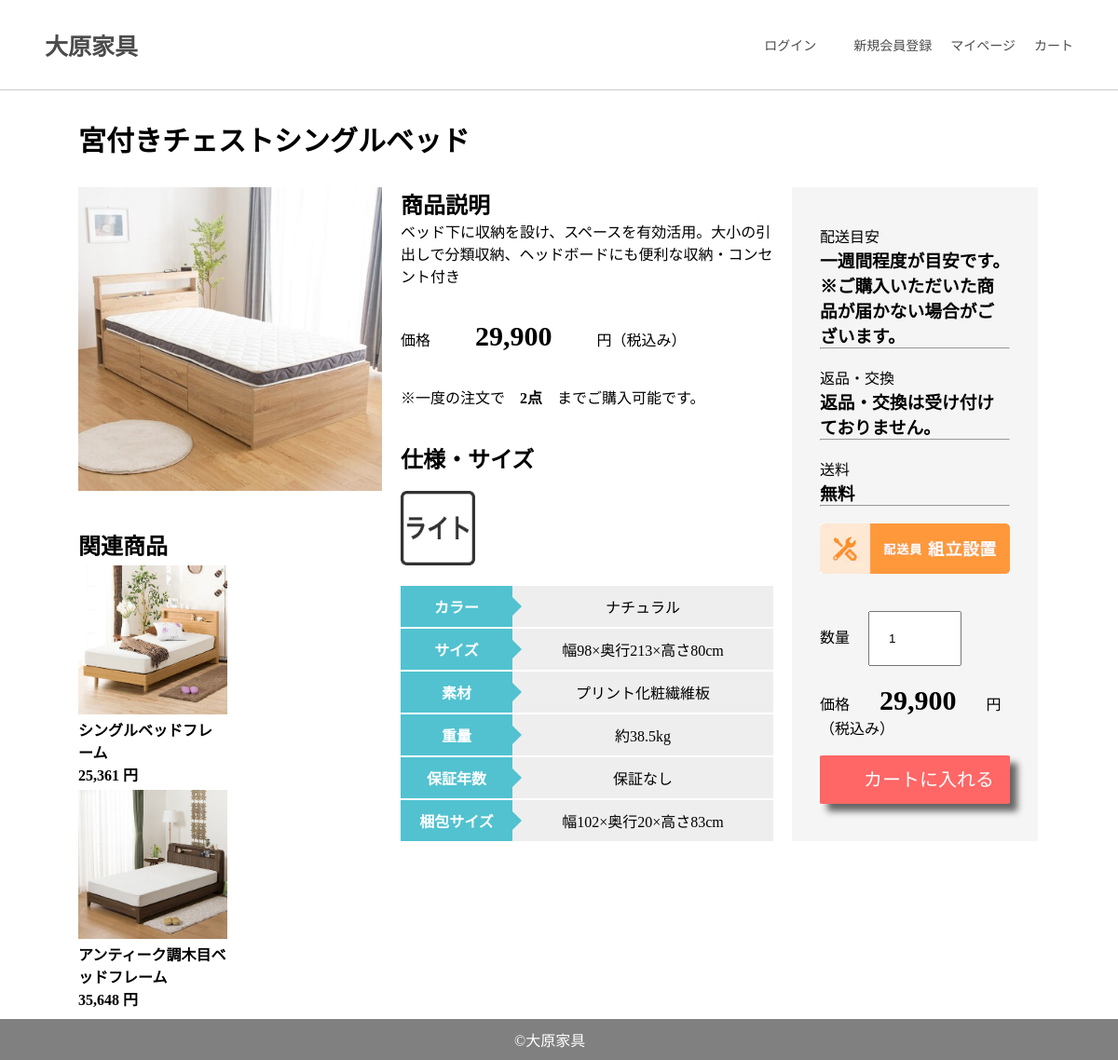
The app's page /goods_details.php?id=3 with its own data.
### tables this page shows
CREATE TABLE `goods` (
  `id` int(11) NOT NULL,
  `name` varchar(50) NOT NULL,
  `image` varchar(50) NOT NULL,
  `discription` varchar(255) NOT NULL,
  `price` int(10) NOT NULL,
  `i_image` varchar(50) NOT NULL,
  `color` varchar(50) NOT NULL,
  `size` varchar(255) NOT NULL,
  `material` varchar(50) NOT NULL,
  `weight` varchar(50) NOT NULL,
  `p_size` varchar(255) NOT NULL,
  `category` varchar(50) NOT NULL
);

### goods_details.php (the view, shortened to what this page needs)
<!DOCTYPE html>
<html lang="ja">
<head>
    <link rel="stylesheet" href="style.css">
</head>
<body>
<?php require 'header.php'; ?>
<?php
	require 'db_connect.php';
	$sql = "select * from goods where id = :id";
	$stm = $pdo->prepare($sql);
	$stm->bindValue(':id',$_REQUEST['id'],PDO::PARAM_STR);
	$stm->execute();
	$result = $stm->fetchAll(PDO::FETCH_ASSOC);
	foreach ($result as $row) {
?>
<h1 id="details_title"><?= $row['name'] ?></h1>
<div id="details_left">
<img id="details_img" src="images/<?= $row['image'] ?>" alt="" width="100%" height="">
<br><br><br>
<h2> 関連商品</h2>
  <div id="details_kanren">
    <?php
      $sql = "select * from goods where category = :category";
      $stm = $pdo->prepare($sql);
      $stm->bindValue(':category',$row['category'],PDO::PARAM_STR);
      $stm->execute();
      $result = $stm->fetchAll(PDO::FETCH_ASSOC);
      foreach ($result as $row2) {
        if ($row2['id'] != $row['id']) {
    ?>
    <div id="details_kanren_goods">
      <a href="goods_details.php?id=<?= $row2['id'] ?>"><img src="images/<?= $row2['image'] ?>" alt="" width="160px" height=""></a>
      <strong><?= $row2['name'] ?></strong><br>
      <strong><?php echo number_format($row2['price']); ?> 円</strong>
    </div>
    <?php
        }
	    }
    ?>
  </div>
</div>
<div id="details_center">
<h2>商品説明</h2>
<p><?= $row['discription'] ?></p>
<br><br>
<p>価格　　　<strong id="details_kakaku"><?php echo number_format($row['price']); ?></strong>　　　円（税込み）</p>
<br><br>
<p>※一度の注文で　<strong>2点</strong>　までご購入可能です。</p>
<br><br>
<h2>仕様・サイズ</h2>
<br>
<img src="images/<?= $row['i_image'] ?>" alt="" width="80px" height="">
<br><br>
<table id="details_table">
  <tr>
    <th>カラー</th><td><?= $row['color'] ?></td>
  </tr>
  <tr>
    <th>サイズ</th><td><?= $row['size'] ?></td>
  </tr>
  <tr>
    <th>素材</th><td><?= $row['material'] ?></td>
  </tr>
  <tr>
    <th>重量</th><td><?= $row['weight'] ?></td>
  </tr>
  <tr>
    <th>保証年数</th><td>保証なし</td>
  </tr>
  <tr>
    <th>梱包サイズ</th><td><?= $row['p_size'] ?></td>
  </tr>
</table>
</div>
<div id="details_right">
  <p>配送目安</p>
  <h3>一週間程度が目安です。※ご購入いただいた商品が届かない場合がございます。</h3>
  <hr><br>
  <p>返品・交換</p>
  <h3>返品・交換は受け付けておりません。</h3>
  <hr><br>
  <p>送料</p>
  <h3>無料</h3>
  <hr><br>
  <img src="images/siyou/haisou.jpg" alt="" width="100%" height="">
  <br><br><br>
  <form action="cart_insert.php" method="POST" id="details_form">
    数量<input type="number" name="count" value="1" min="1" max="2">
    <p>価格　　<strong id="details_kakaku"><?php echo number_format($row['price']); ?></strong>　　円（税込み）</p>
    <br>
    <input type="submit" value="カートに入れる">
  </form>
</div>
<?php
  }
?>
<?php require 'footer.php'; ?>
</body>
</html>

### style.css (style rules this page uses)
* { padding: 0; margin: 0; text-decoration: none; list-style: none; box-sizing: border-box; }
body { font-family: montserrat; }
#details_title { font-size: 30px; padding: 30px 30px 30px 7%; }
#details_left { width: 35%; float: left; padding: 0px 10px 10px 7%; }
#details_kanren_goods { width: 160px; float: left; overflow: hidden; margin: 5px 20px 0px 0px; }
#details_center { width: 35%; float: left; overflow: hidden; padding: 0px 10px 10px 10px; }
#details_kakaku { font-size: 30px; }
#details_table { width: 100%; border-collapse: collapse; }
#details_table tr { border-bottom: solid 2px white; }
#details_table tr:last-child { border-bottom: none; }
#details_table th { position: relative; text-align: left; width: 30%; background-color: #52c2d0; color: white; text-align: center; padding: 10px 0; }
#details_table th:after { display: block; content: ""; width: 0px; height: 0px; position: absolute; top:calc(50% - 10px); right:-10px; border-left: 10px solid #52c2d0; border-top: 10px solid transparent; border-bottom: 10px solid transparent; }
#details_table td { text-align: left; width: 70%; text-align: center; background-color: #eee; padding: 10px 0; }
#details_right { width: 22%; float: left; overflow: hidden; margin: 0px 7% 10px 10px; padding: 40px 30px 40px 30px; background-color: whitesmoke; }
#details_form input[type="number"] { width: 100px; margin: 0px 20% 20px 20px; padding: 20px 20px 20px 20px; }
#details_form input[type="submit"] { display : inline-block; width: 100%; border-radius : 2%; font-size : 15pt; text-align : center; cursor : pointer; padding : 14px 45px; background : #FF6666; color : #ffffff; line-height : 1em; transition : .3s; box-shadow : 8px 8px 7px #666666; border : 2px solid #FF6666; }

### records on screen
goods: name "宮付きチェストシングルベッド", image (picture), discription "ベッド下に収納を設け、スペースを有効活用。大小の引出しで分類収納、ヘッドボードにも便利な収納・コンセント付き", price "29,900", i_image (picture), color "ナチュラル", size "幅98×奥行213×高さ80cm", material "プリント化粧繊維板", weight "約38.5kg", p_size "幅102×奥行20×高さ83cm"
goods: image (picture), name "シングルベッドフレーム", price "25,361"
goods: image (picture), name "アンティーク調木目ベッドフレーム", price "35,648"
